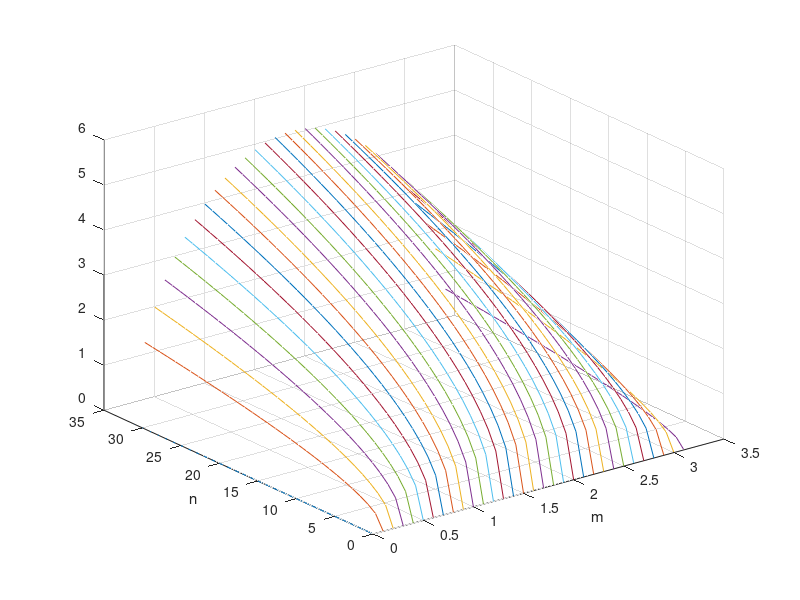

Write the MATLAB code that produced this figure.
% Grafica de p = sqrt(n*sen(m))

m = 0:0.1:pi;
n = 0:10*pi;

[M,N] = meshgrid(m,n);

P = sqrt(N.*sin(M));

figure;
plot3(M,N,P);
xlabel('m');
ylabel('n');
grid;